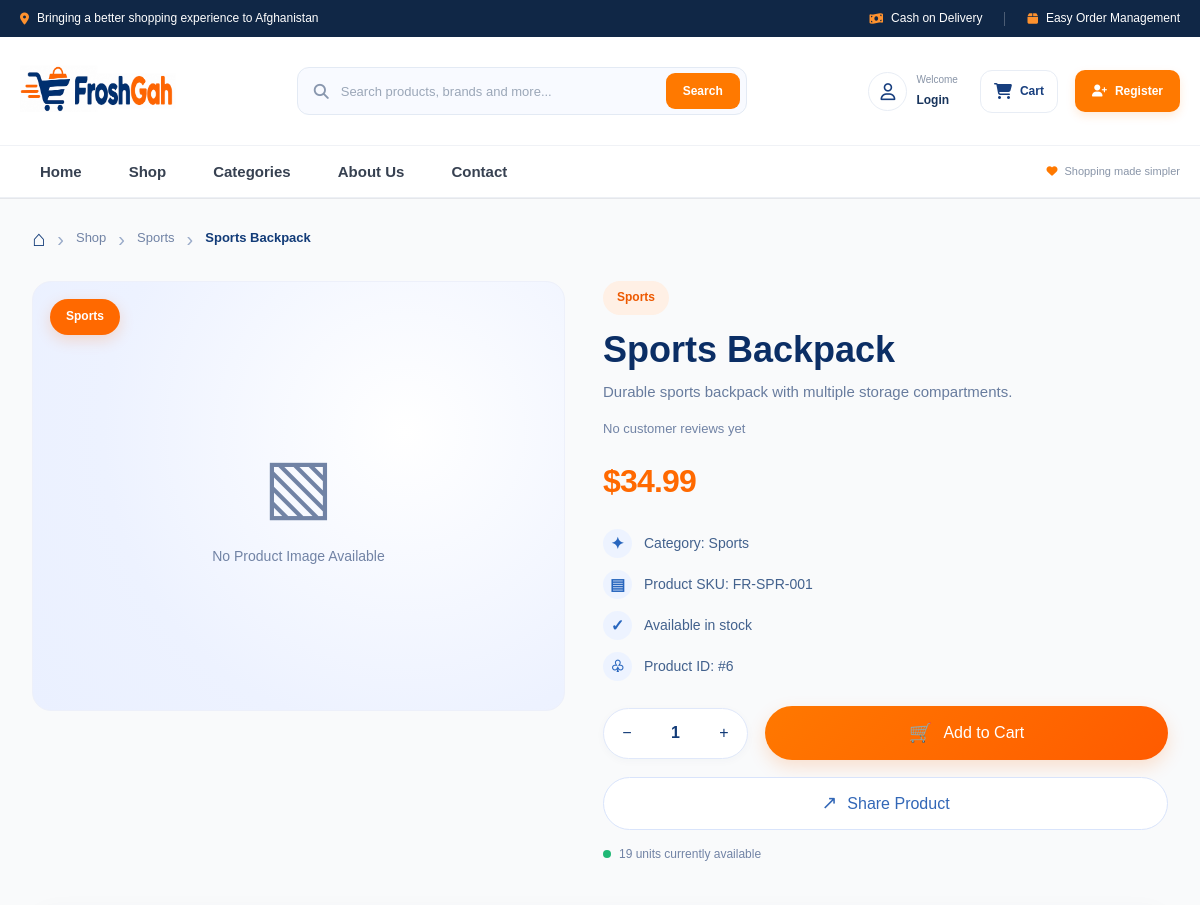
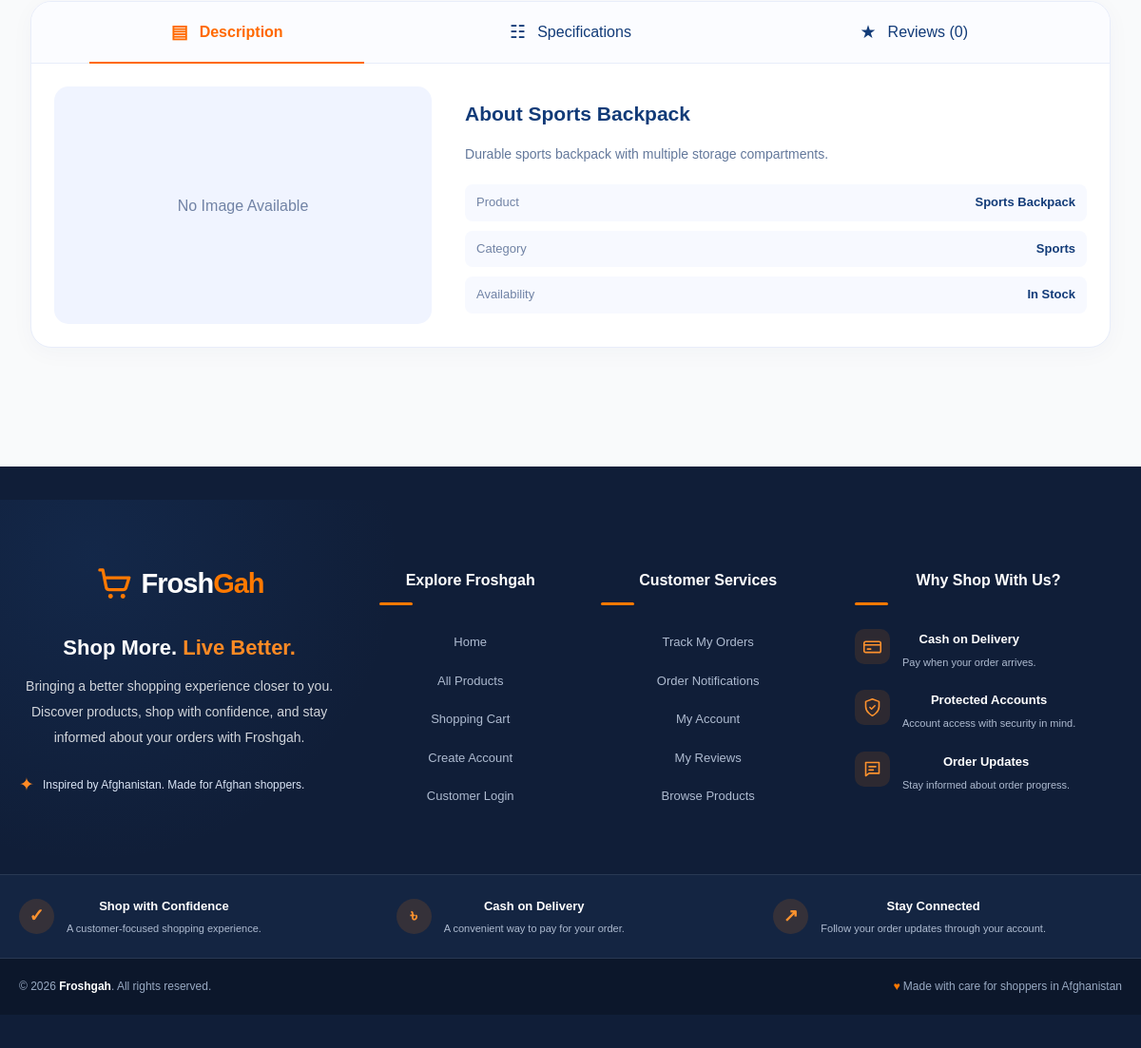
The page /pages/product-details.php?id=6 on the database its author committed (2 pictures, top to bottom).
### tables this page shows
CREATE TABLE `products` (
  `id` bigint UNSIGNED NOT NULL,
  `category_id` bigint UNSIGNED NOT NULL,
  `name` varchar(200) NOT NULL,
  `slug` varchar(220) NOT NULL,
  `sku` varchar(100) DEFAULT NULL,
  `description` text,
  `price` decimal(12,2) NOT NULL,
  `stock` int UNSIGNED DEFAULT '0',
  `status` enum('active','inactive','out_of_stock') DEFAULT 'active',
  `created_at` timestamp NULL DEFAULT CURRENT_TIMESTAMP,
  `updated_at` timestamp NULL DEFAULT CURRENT_TIMESTAMP ON UPDATE CURRENT_TIMESTAMP
);

CREATE TABLE `categories` (
  `id` bigint UNSIGNED NOT NULL,
  `name` varchar(150) NOT NULL,
  `slug` varchar(180) NOT NULL,
  `description` text,
  `image` varchar(255) DEFAULT NULL,
  `status` enum('active','inactive') DEFAULT 'active',
  `created_at` timestamp NULL DEFAULT CURRENT_TIMESTAMP
);

### pages/product-details.php (the view, shortened to what this page needs)
<?php
require_once __DIR__ . '/../config/database.php';
function productDetailsEscape($value)
{
    return htmlspecialchars(
        (string) $value,
        ENT_QUOTES,
        'UTF-8'
    );
}
$productId = filter_input(
    INPUT_GET,
    'id',
    FILTER_VALIDATE_INT
);
$productStatement = $pdo->prepare("
    SELECT
        p.*,
        c.name AS category_name
    FROM products p
    INNER JOIN categories c
        ON c.id = p.category_id
    WHERE p.id = :product_id
      AND p.status = 'active'
      AND c.status = 'active'
    LIMIT 1
");
$productStatement->execute([
    'product_id' => $productId
]);
$product = $productStatement->fetch(PDO::FETCH_ASSOC);
$imageStatement = $pdo->prepare("
    SELECT
        id,
        image_path,
        is_primary
    FROM product_images
    WHERE product_id = :product_id
    ORDER BY
        is_primary DESC,
        id ASC
");
$imageStatement->execute([
    'product_id' => $productId
]);
$productImages = $imageStatement->fetchAll(PDO::FETCH_ASSOC);
$mainImagePath = $productImages[0]['image_path'] ?? null;
$descriptionImagePath = $productImages[1]['image_path']
    ?? $mainImagePath;
$ratingStatement = $pdo->prepare("
    SELECT
        AVG(rating) AS average_rating,
        COUNT(*) AS total_reviews
    FROM product_reviews
    WHERE product_id = ?
      AND status = 'approved'
");
$ratingStatement->execute([$productId]);
$ratingSummary = $ratingStatement->fetch(PDO::FETCH_ASSOC);
$averageRating = $ratingSummary['average_rating'] !== null
    ? round((float) $ratingSummary['average_rating'], 1)
    : 0;
$totalReviews = (int) $ratingSummary['total_reviews'];
$roundedRating = (int) round($averageRating);
$productName = $product['name'];
$productPrice = (float) $product['price'];
$productStock = max(0, (int) $product['stock']);
$productDescription = trim(
    (string) ($product['description'] ?? '')
);
require_once __DIR__ . '/../includes/header.php';
require_once __DIR__ . '/../includes/navbar.php';
?>
<main class="container pd-page">
    <nav class="pd-breadcrumb" aria-label="Breadcrumb">
        <a href="/froshgah/index.php" aria-label="Home">
            <span>⌂</span>
        </a>
        <span class="pd-breadcrumb-arrow">›</span>
        <a href="/froshgah/pages/products.php">
            Shop
        </a>
        <span class="pd-breadcrumb-arrow">›</span>
        <a href="/froshgah/pages/products.php?category=<?php
            echo (int) $product['category_id'];
        ?>">
            <?php echo productDetailsEscape($product['category_name']); ?>
        </a>
        <span class="pd-breadcrumb-arrow">›</span>
        <span class="pd-breadcrumb-current">
            <?php echo productDetailsEscape($productName); ?>
        </span>
    </nav>
    <section class="pd-product-layout">
        <div class="pd-gallery">
            <div class="pd-main-image">
                <?php if ($mainImagePath): ?>
                    <img
                        src="<?php echo productDetailsEscape(
                            productDetailsImageUrl($mainImagePath)
                        ); ?>"
                        alt="<?php echo productDetailsEscape($productName); ?>"
                        id="pdMainImage"
                    >
                <?php else: ?>
                    <div class="pd-image-placeholder">
                        <span>▧</span>
                        <p>No Product Image Available</p>
                    </div>
                <?php endif; ?>
                <div class="pd-image-label">
                    <?php echo productDetailsEscape(
                        $product['category_name']
                    ); ?>
                </div>
            </div>
        </div>
        <div class="pd-product-info">
            <span class="pd-category-badge">
                <?php echo productDetailsEscape(
                    $product['category_name']
                ); ?>
            </span>
            <h1 class="pd-product-title">
                <?php echo productDetailsEscape($productName); ?>
            </h1>
            <p class="pd-product-subtitle">
                <?php
                if ($productDescription !== '') {
                    echo productDetailsEscape(
                        mb_strimwidth(
                            $productDescription,
                            0,
                            130,
                            '...'
                        )
                    );
                } else {
                    echo 'Explore this product and discover its details.';
                }
                ?>
            </p>
            <div class="pd-rating-row">
                <?php if ($totalReviews > 0): ?>
                    <div class="pd-stars" aria-label="<?php
                        echo $averageRating;
                    ?> out of 5 stars">
                        <?php for ($i = 1; $i <= 5; $i++): ?>
                            <span class="<?php
                                echo $i <= $roundedRating
                                    ? 'pd-star-filled'
                                    : 'pd-star-empty';
                            ?>">★</span>
                        <?php endfor; ?>
                    </div>
                    <span class="pd-rating-number">
                        <?php echo number_format($averageRating, 1); ?>
                    </span>
                    <a href="#pd-reviews" class="pd-review-count">
                        (<?php echo number_format($totalReviews); ?>
                        reviews)
                    </a>
                <?php else: ?>
                    <span class="pd-no-rating">
                        No customer reviews yet
                    </span>
                <?php endif; ?>
            </div>
            <div class="pd-price-section">
                <span class="pd-current-price">
                    $<?php echo number_format($productPrice, 2); ?>
                </span>
            </div>
            <div class="pd-product-features">
                <div class="pd-feature-item">
                    <span class="pd-feature-icon">✦</span>
                    <span>
                        Category:
                        <?php echo productDetailsEscape(
                            $product['category_name']
                        ); ?>
                    </span>
                </div>
                <div class="pd-feature-item">
                    <span class="pd-feature-icon">▤</span>
                    <span>
                        Product SKU:
                        <?php echo !empty($product['sku'])
                            ? productDetailsEscape($product['sku'])
                            : 'Not assigned'; ?>
                    </span>
                </div>
                <div class="pd-feature-item">
                    <span class="pd-feature-icon">✓</span>
                    <span>
                        <?php if ($productStock > 0): ?>
                            Available in stock
                        <?php else: ?>
                            Currently out of stock
                        <?php endif; ?>
                    </span>
                </div>
                <div class="pd-feature-item">
                    <span class="pd-feature-icon">♧</span>
                    <span>
                        Product ID:
                        #<?php echo (int) $product['id']; ?>
                    </span>
                </div>
            </div>
            <?php if ($productStock > 0): ?>
                <form
                    action="/froshgah/actions/add-to-cart.php"
                    method="POST"
                    class="pd-cart-form"
                >
                    <div class="pd-quantity-control">
                        <button
                            type="button"
                            class="pd-quantity-button"
                            data-quantity-decrease
                            aria-label="Decrease quantity"
                        >
                            −
                        </button>
                        <input
                            type="number"
                            id="pdQuantity"
                            name="quantity"
                            value="1"
                            min="1"
                            max="<?php echo $productStock; ?>"
                            aria-label="Product quantity"
                            required
                        >
                        <button
                            type="button"
                            class="pd-quantity-button"
                            data-quantity-increase
                            aria-label="Increase quantity"
                        >
                            +
                        </button>
                    </div>
                    <button
                        type="submit"
                        class="pd-add-to-cart"
                    >
                        <span>🛒</span>
                        Add to Cart
                    </button>
                </form>
            <?php else: ?>
                <div class="pd-out-of-stock">
                    <span>Currently Unavailable</span>
                </div>
            <?php endif; ?>
            <div class="pd-secondary-actions">
                <button
                    type="button"
                    class="pd-secondary-button"
                    data-share-product
                    data-share-text="<?php echo productDetailsEscape(
                        $productName
                    ); ?>"
                >
                    <span>↗</span>
                    Share Product
                </button>
            </div>
            <div class="pd-stock-note">
                <?php if ($productStock > 0): ?>
                    <span class="pd-stock-dot"></span>
                    <?php echo $productStock; ?> units currently available
                <?php else: ?>
                    <span class="pd-stock-dot pd-stock-dot-red"></span>
                    This product is out of stock.
                <?php endif; ?>
            </div>
        </div>
    </section>
    <section class="pd-tabs-section">
        <div class="pd-tabs-navigation" role="tablist">
            <button
                type="button"
                class="pd-tab-button active"
                id="pd-tab-description"
                role="tab"
                aria-selected="true"
                aria-controls="pd-panel-description"
                data-tab="description"
            >
                <span>▤</span>
                Description
            </button>
            <button
                type="button"
                class="pd-tab-button"
                id="pd-tab-specifications"
                role="tab"
                aria-selected="false"
                aria-controls="pd-panel-specifications"
                data-tab="specifications"
            >
                <span>☷</span>
                Specifications
            </button>
            <button
                type="button"
                class="pd-tab-button"
                id="pd-tab-reviews"
                role="tab"
                aria-selected="false"
                aria-controls="pd-panel-reviews"
                data-tab="reviews"
            >
                <span>★</span>
                Reviews (<?php echo number_format($totalReviews); ?>)
            </button>
        </div>
        <div
            class="pd-tab-panel"
            id="pd-panel-description"
            role="tabpanel"
            aria-labelledby="pd-tab-description"
            data-panel="description"
        >
            <div class="pd-description-layout">
                <div class="pd-description-image">
                    <?php if ($descriptionImagePath): ?>
                        <img
                            src="<?php echo productDetailsEscape(
                                productDetailsImageUrl(
                                    $descriptionImagePath
                                )
                            ); ?>"
                            alt="<?php echo productDetailsEscape(
                                $productName
                            ); ?>"
                        >
                    <?php else: ?>
                        <div class="pd-description-placeholder">
                            No Image Available
                        </div>
                    <?php endif; ?>
                </div>
                <div class="pd-description-content">
                    <h2>
                        About <?php echo productDetailsEscape($productName); ?>
                    </h2>
                    <?php if ($productDescription !== ''): ?>
                        <p>
                            <?php echo nl2br(
                                productDetailsEscape($productDescription)
                            ); ?>
                        </p>
                    <?php endif; ?>
                    <div class="pd-description-facts">
                        <div>
                            <span>Product</span>
                            <strong>
                                <?php echo productDetailsEscape(
                                    $productName
                                ); ?>
                            </strong>
                        </div>
                        <div>
                            <span>Category</span>
                            <strong>
                                <?php echo productDetailsEscape(
                                    $product['category_name']
                                ); ?>
                            </strong>
                        </div>
                        <div>
                            <span>Availability</span>
                            <strong>
                                <?php echo $productStock > 0
                                    ? 'In Stock'
                                    : 'Out of Stock'; ?>
                            </strong>
                        </div>
                    </div>
                </div>
            </div>
        </div>
    </section>
</main>
<?php require_once __DIR__ . '/../includes/footer.php'; ?>

### assets/css/pages.css (style rules this page uses)
:root { --page-navy: #101d35; --page-navy-light: #1b2d4a; --page-orange: #f47b20; --page-orange-dark: #df6812; --page-text: #263449; --page-muted: #788397; --page-border: #e9edf3; --page-bg: #f7f9fc; --page-white: #ffffff; }

### rows shown on the page
products: category.name "Sports", name "Sports Backpack", description "Durable sports backpack with multiple storage compartments.", price "34.99", sku "FR-SPR-001", id "6", stock "19"

### other values the page prints
$totalReviews "0"
